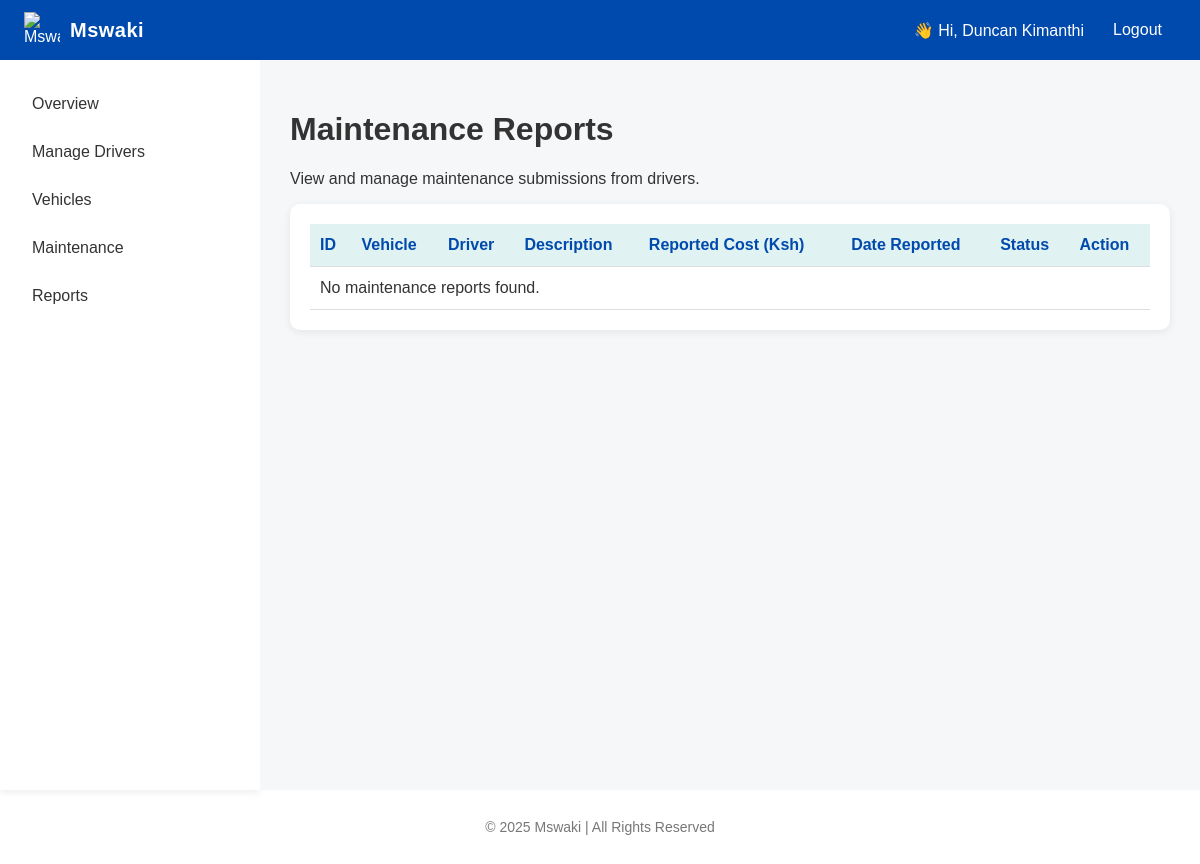
Page /admin/maintenance (signed in) on the earlier database version.
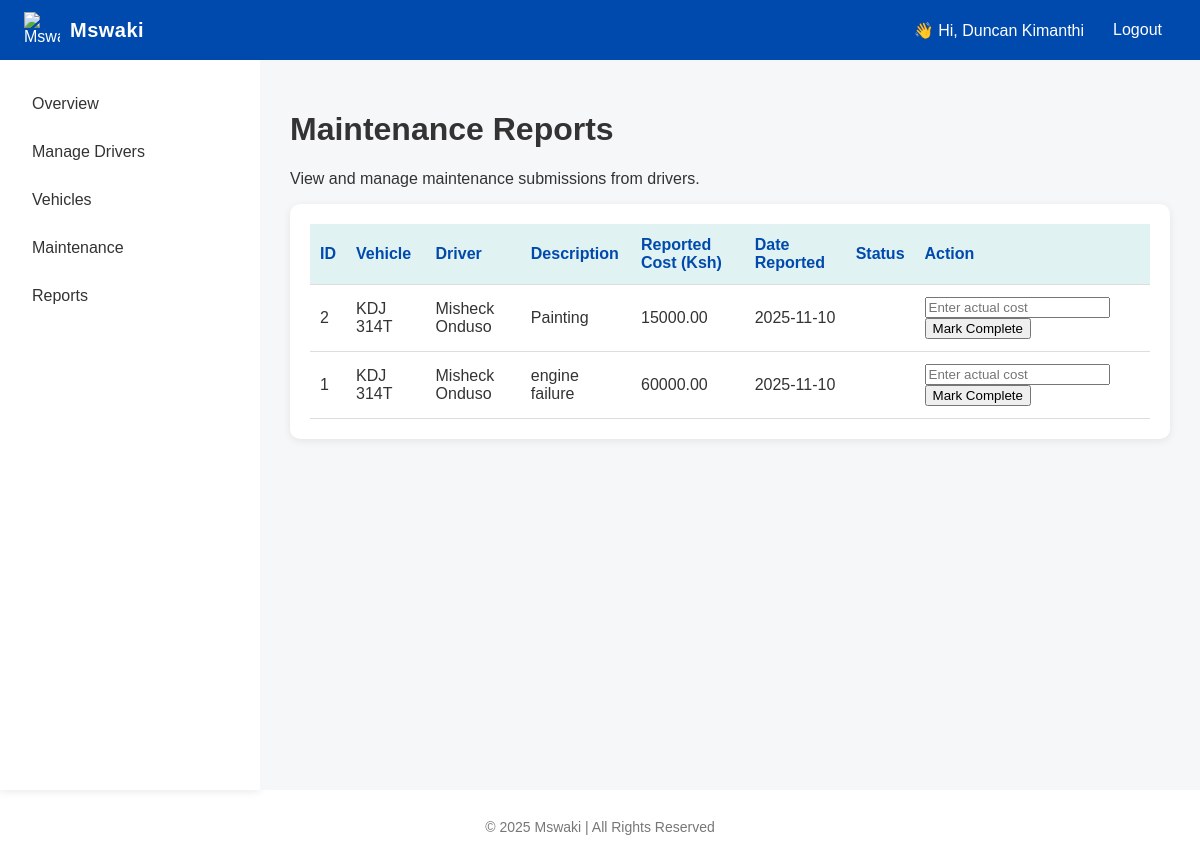
Same page on the later database version.
### mswaki/models.py (models this page shows, shortened)
class Maintenance(db.Model):
    id = db.Column(db.Integer, primary_key=True)
    vehicle_id = db.Column(db.Integer, db.ForeignKey("vehicle.id"), nullable=False)
    vehicle = db.relationship("Vehicle", backref="maintenance_records", lazy=True)
    description = db.Column(db.String(255), nullable=False)
    cost = db.Column(db.Float, default=0.0)
    date_reported = db.Column(db.DateTime, default=datetime.utcnow)

### mswaki/routes.py (the view)
@routes.route("/admin/maintenance")
@login_required(role="admin")
def admin_maintenance():
    maintenance = Maintenance.query.order_by(Maintenance.date_reported.desc()).all()
    for item in maintenance:
        if item.vehicle and item.vehicle.driver:
            item.driver_name = item.vehicle.driver.name
            item.plate_number = item.vehicle.plate_number
        else:
            item.driver_name = "Unassigned"
            item.plate_number = "N/A"
    return render_template("admin_maintenance.html", maintenance=maintenance)

### mswaki/__init__.py (called while the page is built)
def create_app():
    app = Flask(__name__)
    app.config['SECRET_KEY'] = 'your-secret-key'  # Change this to an environment variable in production
    base_dir = os.path.abspath(os.path.dirname(__file__))
    db_path = os.path.join(base_dir, '..', 'instance', 'mswaki.db')
    app.config["SQLALCHEMY_DATABASE_URI"] = f"sqlite:///{db_path}"
    app.config["SQLALCHEMY_TRACK_MODIFICATIONS"] = False
    db.init_app(app)
    login_manager.init_app(app)
    login_manager.login_view = 'routes.login'  # Redirect here if user not logged in
    from mswaki.models import User  # Import here to avoid circular import
    @login_manager.user_loader
    def load_user(user_id):
        return User.query.get(int(user_id))
    from mswaki.routes import routes
    app.register_blueprint(routes)
    with app.app_context():
        db.create_all()
    return app

### mswaki/templates/admin_maintenance.html (shortened to what this page needs)
{% extends "base.html" %}
{% block body_role %}admin{% endblock %}
{% block content %}
<h1>Maintenance Reports</h1>
<p>View and manage maintenance submissions from drivers.</p>
<div class="card">
  <table class="table">
    <thead>
      <tr>
        <th>ID</th>
        <th>Vehicle</th>
        <th>Driver</th>
        <th>Description</th>
        <th>Reported Cost (Ksh)</th>
        <th>Date Reported</th>
        <th>Status</th>
        <th>Action</th>
      </tr>
    </thead>
    <tbody>
      {% for item in maintenance %}
      <tr>
        <td>{{ item.id }}</td>
        <td>{{ item.plate_number }}</td>
        <td>{{ item.driver_name }}</td>
        <td>{{ item.description }}</td>
        <td>{{ "%.2f"|format(item.cost) }}</td>
        <td>{{ item.date_reported.strftime('%Y-%m-%d') }}</td>
        <td>{{ item.status }}</td>
        <td>
          {% if item.status != "Completed" %}
          <form method="POST" action="{{ url_for('routes.complete_maintenance', maintenance_id=item.id) }}">
            <input type="number" name="actual_cost" step="0.01" placeholder="Enter actual cost" required>
            <button type="submit" class="btn primary">Mark Complete</button>
          </form>
          {% else %}
           Completed
          {% endif %}
        </td>
      </tr>
      {% endfor %}
      {% if maintenance|length == 0 %}
      <tr>
        <td colspan="8" class="text-center">No maintenance reports found.</td>
      </tr>
      {% endif %}
    </tbody>
  </table>
</div>
{% endblock %}

Differences in the rows shown:
added Maintenance: id "2", plate_number "KDJ 314T", driver_name "Misheck Onduso", description "Painting", cost "15000.00", date_reported "2025-11-10"
added Maintenance: id "1", plate_number "KDJ 314T", driver_name "Misheck Onduso", description "engine failure", cost "60000.00", date_reported "2025-11-10"
Other differences:
text no longer shown: "No maintenance reports found."
